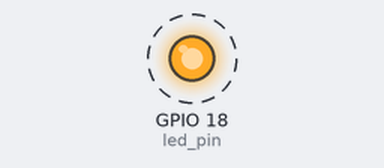
Recording of a program running on a simulated Raspberry Pi (BCM pin numbers). Parts: output pins drawn as LEDs (lit = HIGH). Dashed ring = blinking.

Above: at 0.2 s.
Timing chart, 0 to 3.0 s (numbered marks = the images above):
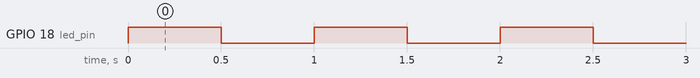

Measured:
- by itself, GPIO 18 (led_pin): alternates HIGH for 0.50 s and LOW for 0.50 s

The program:

monkBlink.py
```python
# File:       monkBlink.py
# Author:     Simon Monk
# Reference:  Programming the Raspberery Pi, 2nd ed., McGraw-Hill, 2016
# Originally: 09_blink.py
#
# GPIO.HIGH = True
# GPIO.LOW  = False

import RPi.GPIO as GPIO
import time

# Configure the Pi to use the BCM (Broadcom) pin names
# rather than the pin positions
GPIO.setmode(GPIO.BCM)

led_pin = 18

GPIO.setup(led_pin, GPIO.OUT)

try:
    while True:
        GPIO.output(led_pin, GPIO.HIGH)  # LED on
        time.sleep(0.5)                  # delay 0.5 seconds
        GPIO.output(led_pin, GPIO.LOW)   # LED off
        time.sleep(0.5)                  # delay 0.5 seconds

finally:
    print("Cleaning up")
    GPIO.cleanup()
```
